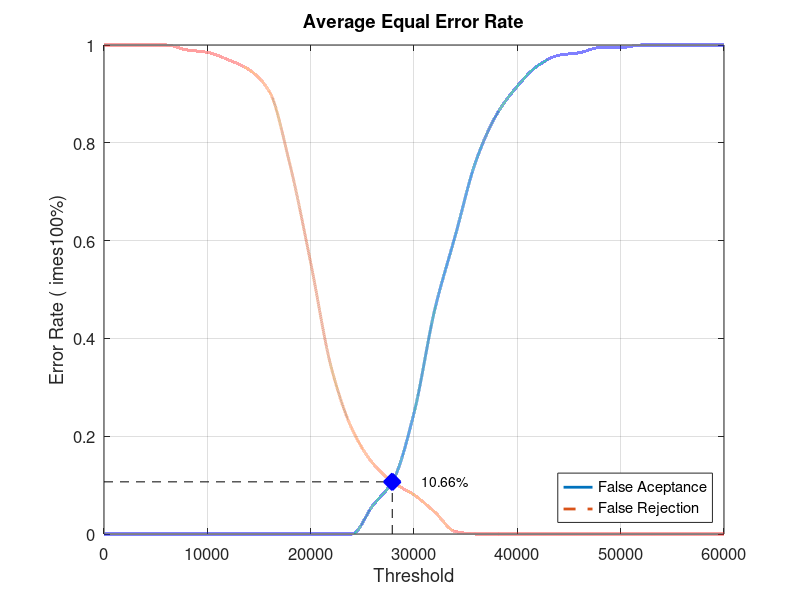
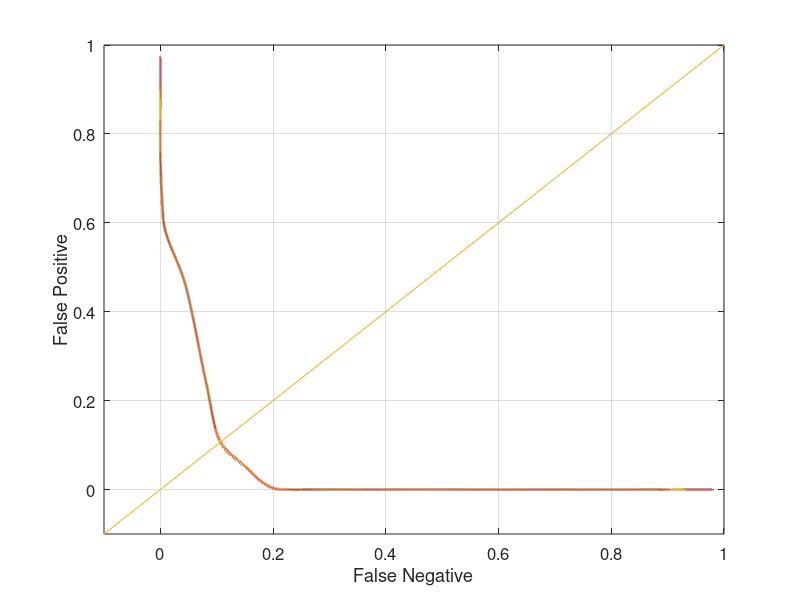

Source code (MATLAB) for these figures, in order:
close all;
clear;
clc;
x = 0:2000:60000;
xq = 0:0.5:60000;

y0 = [0 0 0 0 0 0 0 0 0 0 0 0 0 0.0578947 0.110526 0.247368 0.457895 0.610526 0.763158 0.857895 0.915789 0.957895 0.978947 0.984211 0.994737 0.994737 1 1 1 1 1]
yy0 = interp1(x, y0, xq, 'pchip');
y1 = [1 1 1 1 0.99 0.985 0.97 0.95 0.905 0.755 0.555 0.34 0.215 0.145 0.105 0.08 0.045 0.005 0 0 0 0 0 0 0 0 0 0 0 0 0]
yy1 = interp1(x, y1, xq, 'pchip');

% Calculating EER: 
y2 = abs(y0 - y1);
find(y2 == min(y2))
yy2 = abs(yy0 - yy1);
xEER = find(yy2 == min(yy2));
xEERIndex = xq(xEER) % X-axis EER
yEER = yy0(xEER) % Y-axis EER

main = figure
plot(xq, yy0,'-','LineWidth', 2);	hold on
plot(xq, yy1,'--','LineWidth', 2);	hold on
plot([xEERIndex xEERIndex], [0 yEER], 'k--');	hold on
plot([0 xEERIndex], [yEER yEER], 'k--');	hold on
plot(xEERIndex, yEER, 'bx', 'LineWidth', 10);	hold on
text(xEERIndex + 10 * xEERIndex / 100, yEER, [num2str(round((10000 * yEER)) / 100) '%'])
legend('False Aceptance', 'False Rejection', 'Location', 'SouthEast')
xlabel('Threshold')
ylabel('Error Rate (	imes100%)')
title('Average Equal Error Rate')
set(gca, 'FontSize', 12)
axis([0 60000 0 1])
grid on

print(main, 'Database2_4Main', '-dpng');
FNRxFPR = figure('Color', [1 1 1]);
plot(yy1, yy0, '-', yy1, yy0, 'LineWidth', 2);
hold on
y = -0.1:0.1:1
plot(y, y); 
set(gca, 'FontSize', 12)
xlabel('False Negative')
ylabel('False Positive')
axis([-0.1 1 -0.1 1])
set(gca, 'FontSize', 12)
grid on

print(FNRxFPR, 'Database2_4FNRxFPR','-dpng');
